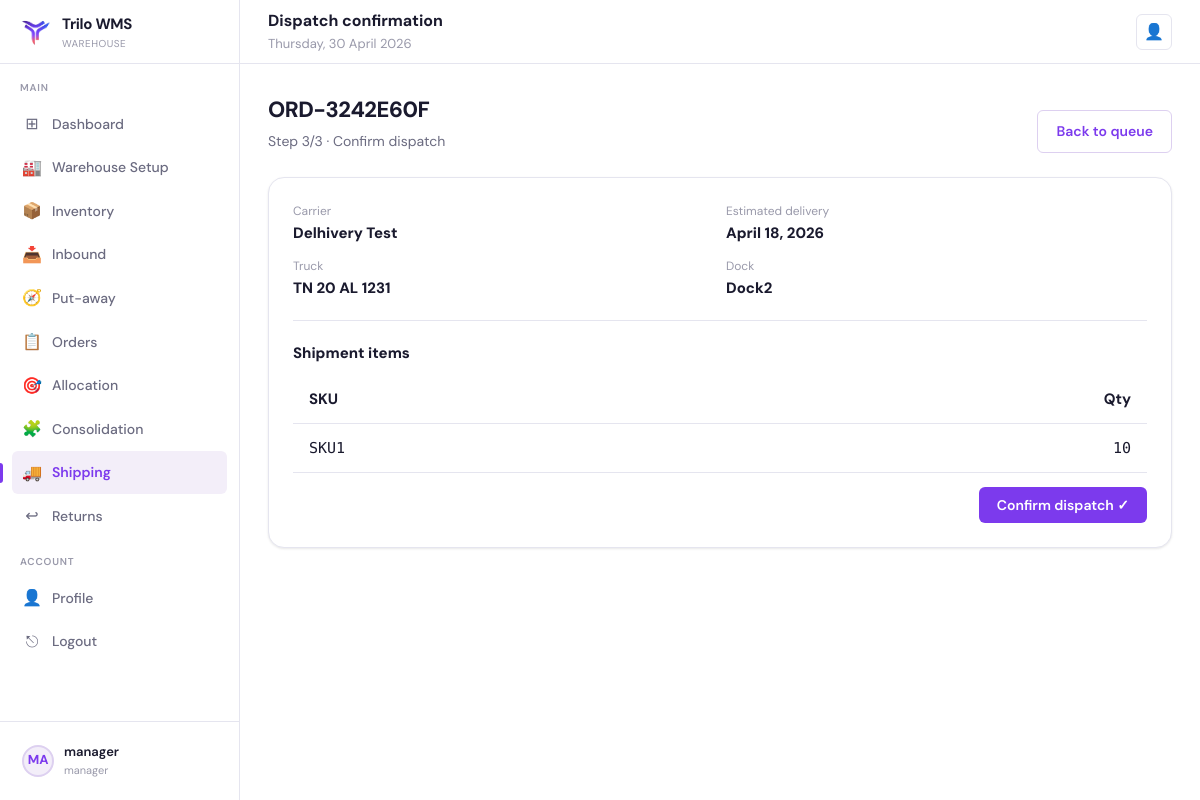
The page /shipping/2/confirm/ (signed in) on the database its author committed.
### core/models.py (models this page shows, shortened)
class User(AbstractUser):
    class Role(models.TextChoices):
        ADMIN = "admin", "Admin"
        MANAGER = "manager", "Manager"
        PICKER = "picker", "Picker"
        PUTAWAY = "putaway", "Putaway"
        PACKER = "packer", "Packer"
    role = models.CharField(max_length=20, choices=Role.choices, default=Role.PICKER)
    employee_id = models.CharField(max_length=32, unique=True)
    warehouse = models.CharField(max_length=120, blank=True, null=True)
    assigned_warehouse = models.ForeignKey(
        "Warehouse",
        on_delete=models.SET_NULL,
        null=True,
        blank=True,
        related_name="workers",
    )

class Order(models.Model):
    class Status(models.TextChoices):
        PENDING = "pending", "Pending"
        ALLOCATED = "allocated", "Allocated"
        PICKING = "picking", "Picking"
        CONSOLIDATING = "consolidating", "Consolidating"
        PACKING = "packing", "Packing"
        SHIPPED = "shipped", "Shipped"
        COMPLETED = "completed", "Completed"
        CANCELLED = "cancelled", "Cancelled"
    class AllocationStatus(models.TextChoices):
        NOT_ALLOCATED = "not_allocated", "Not Allocated"
        PARTIALLY_ALLOCATED = "partially_allocated", "Partially Allocated"
        FULLY_ALLOCATED = "fully_allocated", "Fully Allocated"
    order_id = models.CharField(max_length=40, unique=True, db_index=True)
    customer_name = models.CharField(max_length=200)
    customer_phone = models.CharField(max_length=40, blank=True, default="")
    delivery_address = models.TextField(blank=True, default="")
    status = models.CharField(max_length=20, choices=Status.choices, default=Status.PENDING)
    allocation_status = models.CharField(
        max_length=30, choices=AllocationStatus.choices, default=AllocationStatus.NOT_ALLOCATED
    )
    on_hold = models.BooleanField(default=False)
    created_at = models.DateTimeField(auto_now_add=True)

class Shipment(models.Model):
    class Status(models.TextChoices):
        PENDING = "pending", "Pending"
        READY = "ready", "Ready"
        DISPATCHED = "dispatched", "Dispatched"
        DELIVERED = "delivered", "Delivered"
    order = models.OneToOneField(Order, on_delete=models.CASCADE, related_name="shipment")
    carrier = models.CharField(max_length=120, blank=True, default="")
    carrier_partner = models.ForeignKey(
        Carrier, on_delete=models.SET_NULL, null=True, blank=True, related_name="shipments"
    )
    tracking_number = models.CharField(max_length=120, blank=True, default="")
    truck_ref = models.CharField(max_length=120, blank=True, default="")
    status = models.CharField(max_length=20, choices=Status.choices, default=Status.PENDING)
    estimated_delivery = models.DateField(null=True, blank=True)
    created_at = models.DateTimeField(auto_now_add=True)

class TruckAssignment(models.Model):
    shipment = models.OneToOneField(Shipment, on_delete=models.CASCADE, related_name="truck")
    truck_number = models.CharField(max_length=40, blank=True, default="")
    driver_name = models.CharField(max_length=120, blank=True, default="")
    driver_contact = models.CharField(max_length=120, blank=True, default="")
    dock_number = models.CharField(max_length=40, blank=True, default="")

class ShipmentItem(models.Model):
    shipment = models.ForeignKey(Shipment, on_delete=models.CASCADE, related_name="items")
    sku = models.ForeignKey(SKU, on_delete=models.PROTECT, related_name="shipment_items")
    quantity = models.PositiveIntegerField()
    class Meta:
        ordering = ["id"]

class SKU(models.Model):
    class UnitType(models.TextChoices):
        UNIT = "unit", "Unit"
        BOX = "box", "Box"
        PALLET = "pallet", "Pallet"
    name = models.CharField(max_length=200)
    sku_code = models.CharField(max_length=80, unique=True)
    category = models.CharField(max_length=120, blank=True, default="")
    brand = models.CharField(max_length=120, blank=True, default="")
    unit_type = models.CharField(max_length=20, choices=UnitType.choices, default=UnitType.UNIT)
    weight = models.DecimalField(max_digits=10, decimal_places=2, default=0)
    dimensions = models.CharField(max_length=120, blank=True, default="")
    barcode = models.CharField(max_length=120, blank=True, default="")
    quantity = models.PositiveIntegerField(default=0)

### core/shipping_views.py (the view, shortened to what this page needs)
# urls.py: path("shipping/<int:order_id>/confirm/", shipping_views.dispatch_confirmation, name="dispatch_confirmation"),
@login_required
@role_required("admin", "manager")
def dispatch_confirmation(request, order_id: int):
    order = get_object_or_404(Order, pk=order_id)
    ship = get_object_or_404(Shipment, order=order)
    ta = getattr(ship, "truck", None)
    items = ship.items.select_related("sku")
    return render(
        request,
        "shipping/dispatch_confirmation.html",
        {
            "order": order,
            "shipment": ship,
            "ta": ta,
            "items": items,
            "today_str": now_date_str(),
        },
    )

### core/utils.py (called while the page is built)
def now_date_str() -> str:
    return timezone.localdate().strftime("%A, %d %B %Y")

### core/templates/shipping/dispatch_confirmation.html (shortened to what this page needs)
{% extends "base.html" %}
{% block header_title %}Dispatch confirmation{% endblock %}
{% block content %}
  <div class="page-header" style="display:flex;justify-content:space-between;align-items:flex-end;gap:12px;flex-wrap:wrap">
    <div>
      <div class="page-title">{{ order.order_id }}</div>
      <div class="page-subtitle">Step 3/3 · Confirm dispatch</div>
    </div>
    <a class="btn btn-outline" href="/shipping/">Back to queue</a>
  </div>
  <div class="card">
    <div class="card-body">
      <div style="display:grid; grid-template-columns: 1fr 1fr; gap:12px">
        <div>
          <div class="muted">Carrier</div>
          <div style="font-weight:800">{{ shipment.carrier|default:"—" }}</div>
        </div>
        <div>
          <div class="muted">Estimated delivery</div>
          <div style="font-weight:800">{{ shipment.estimated_delivery|default:"—" }}</div>
        </div>
        <div>
          <div class="muted">Truck</div>
          <div style="font-weight:800">{{ ta.truck_number|default:"—" }}</div>
        </div>
        <div>
          <div class="muted">Dock</div>
          <div style="font-weight:800">{{ ta.dock_number|default:"—" }}</div>
        </div>
      </div>
      <hr class="divider"/>
      <div style="font-weight:800; margin-bottom:10px">Shipment items</div>
      <table style="width:100%; border-collapse:collapse">
        <thead>
          <tr style="background:var(--bg); border-bottom:1px solid var(--border)">
            <th style="text-align:left; padding:12px 16px">SKU</th>
            <th style="text-align:right; padding:12px 16px">Qty</th>
          </tr>
        </thead>
        <tbody>
          {% for it in items %}
            <tr style="border-bottom:1px solid var(--border)">
              <td style="padding:12px 16px; font-family:var(--mono)">{{ it.sku.sku_code }}</td>
              <td style="padding:12px 16px; text-align:right; font-family:var(--mono)">{{ it.quantity }}</td>
            </tr>
          {% endfor %}
        </tbody>
      </table>
      <form method="post" style="display:flex; justify-content:flex-end; margin-top:14px" onsubmit="return confirm('Confirm dispatch and generate tracking ID?');">
        <button class="btn btn-primary" type="submit">Confirm dispatch ✓</button>
      </form>
    </div>
  </div>
{% endblock %}

### core/templates/base.html (shortened to what this page needs)
{% load static %}
<!DOCTYPE html>
<html lang="en">
<head>
  <link rel="stylesheet" href="{% static 'css/base.css' %}"/>
</head>
<body class="{% block body_class %}{% endblock %}">
  {% block layout %}
  <div class="layout">
    <aside class="sidebar">
      <div class="sidebar-logo">
        <div class="logo-icon"><img src="{% static 'images/TriloLogo.png' %}" alt="Trilo WMS" width="32" height="32" /></div>
        <div>
          <div class="logo-text">Trilo WMS</div>
          <div class="logo-sub">Warehouse</div>
        </div>
      </div>
      <nav class="sidebar-nav">
        <div class="nav-section-label">Main</div>
        <a class="nav-item {% if request.path == '/dashboard/' %}active{% endif %}" href="/dashboard/">
          <span class="nav-icon">⊞</span> Dashboard
        </a>
        {% if request.user.role == 'manager' %}
          <a class="nav-item {% if request.path|slice:":11" == '/warehouse/' %}active{% endif %}" href="/warehouse/">
            <span class="nav-icon">🏭</span> Warehouse Setup
          </a>
          <a class="nav-item {% if request.path|slice:":11" == '/inventory/' %}active{% endif %}" href="/inventory/">
            <span class="nav-icon">📦</span> Inventory
          </a>
          <a class="nav-item {% if request.path|slice:":9" == '/inbound/' %}active{% endif %}" href="/inbound/">
            <span class="nav-icon">📥</span> Inbound
          </a>
          <a class="nav-item {% if request.path|slice:":18" == '/inbound/putaway/' %}active{% endif %}" href="/inbound/putaway/tasks/">
            <span class="nav-icon">🧭</span> Put-away
          </a>
          <a class="nav-item {% if request.path|slice:":8" == '/orders/' %}active{% endif %}" href="/orders/">
            <span class="nav-icon">📋</span> Orders
          </a>
          <a class="nav-item {% if request.path|slice:":12" == '/allocation/' %}active{% endif %}" href="/allocation/">
            <span class="nav-icon">🎯</span> Allocation
          </a>
          <a class="nav-item {% if request.path|slice:":15" == '/consolidation/' %}active{% endif %}" href="/consolidation/">
            <span class="nav-icon">🧩</span> Consolidation
          </a>
          <a class="nav-item {% if request.path|slice:":10" == '/shipping/' %}active{% endif %}" href="/shipping/">
            <span class="nav-icon">🚚</span> Shipping
          </a>
          <a class="nav-item {% if request.path|slice:":9" == '/returns/' %}active{% endif %}" href="/returns/">
            <span class="nav-icon">↩</span> Returns
          </a>
        {% endif %}
        <div class="nav-section-label">Account</div>
        <a class="nav-item {% if request.path == '/profile/' %}active{% endif %}" href="/profile/">
          <span class="nav-icon">👤</span> Profile
        </a>
        <a class="nav-item" href="/logout/"><span class="nav-icon">⎋</span> Logout</a>
      </nav>
      <div class="sidebar-footer">
        <a class="sidebar-user" href="/profile/">
          <div class="user-avatar">{{ request.user.get_full_name|default:request.user.username|slice:":2"|upper }}</div>
          <div class="user-info">
            <div class="user-name">{{ request.user.get_full_name|default:request.user.username }}</div>
            <div class="user-role">{{ request.user.role|default:"" }}</div>
          </div>
        </a>
      </div>
    </aside>
    <header class="header">
      <div style="flex:1">
        <div class="header-title">{% block header_title %}Dashboard{% endblock %}</div>
        <div class="header-breadcrumb">{% block header_subtitle %}{{ today_str }}{% endblock %}</div>
      </div>
      <div class="header-actions">
        <a class="header-btn" href="/profile/" title="Profile">👤</a>
      </div>
    </header>
    <main class="main">
      {% block content %}{% endblock %}
    </main>
  </div>
  {% endblock %}
</body>
</html>

### rows shown on the page
User: user.get_full_name "MA", user.get_full_name "manager", user.role "manager"
Order: order_id "ORD-3242E60F"
Shipment: carrier "Delhivery Test", estimated_delivery "April 18, 2026"
TruckAssignment: truck_number "TN 20 AL 1231", dock_number "Dock2"
ShipmentItem: sku.sku_code "SKU1", quantity "10"

### other values the page prints
{{ today_str }} "Thursday, 30 April 2026"
